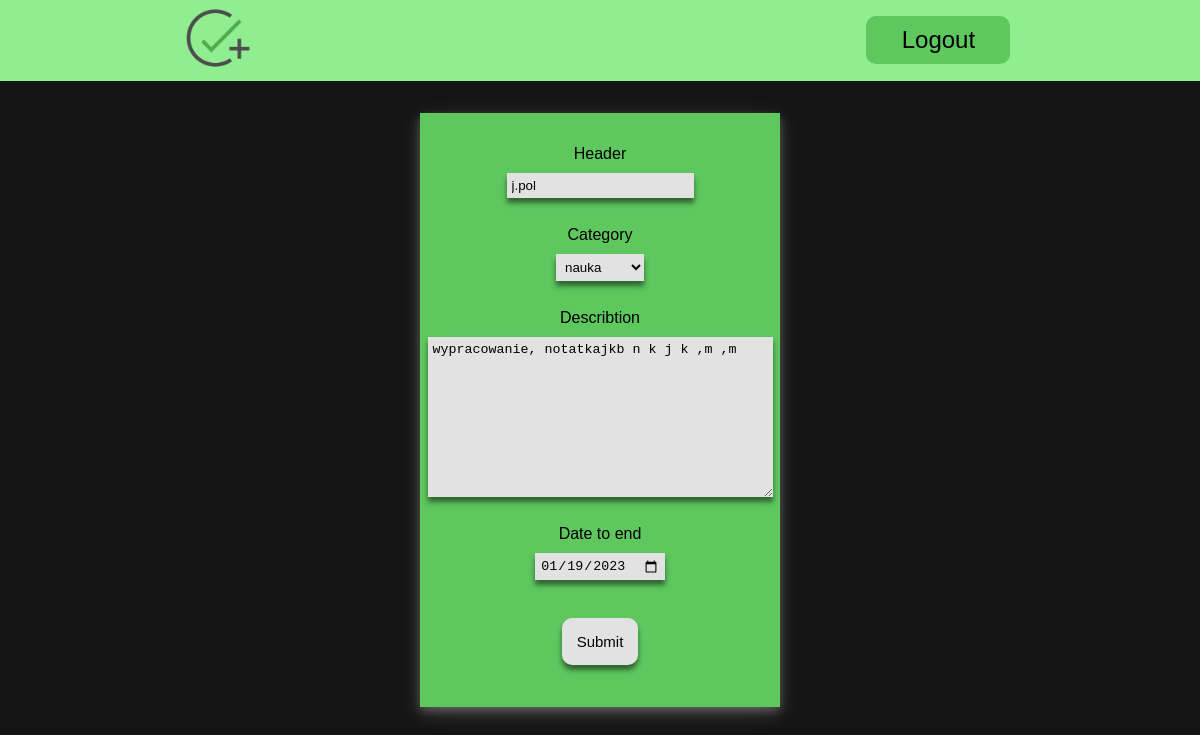
Page /edit/35 (signed in) on the committed database.
### to_do_list/models.py (models this page shows, shortened)
class Task(models.Model):
    header=models.CharField(max_length=50)
    describtion=models.TextField(null=True)
    end_date=models.DateField(null=True)
    category=models.ForeignKey(Category,null=True,on_delete=models.CASCADE,)
    user=models.ForeignKey(User,on_delete=models.CASCADE,null=True)

### to_do_list/views.py (the view)
# urls.py: path('edit/<str:pk>',edit,name='edit'),
@login_required(login_url='login')
def edit(request,pk):
    if request.method=='POST':
        task=Task.objects.filter(id=pk,user=request.user)
        EditForm=NewTaskForm(request.POST)
        if EditForm.is_valid():
            header=request.POST['header']
            describtion=request.POST['describtion']
            end_date=request.POST['end_date']
            category_number=request.POST['category']
            if category_number != '':
                category=Category.objects.get(id=category_number)
                validator(request,end_date,task,header,category,describtion)
            else:
                validator(request,end_date,task,header,None,describtion)
            return redirect('index')
        else:
            task=Task.objects.get(id=pk,user=request.user)
            EditForm=NewTaskForm(initial=[{'header':task.header,'describtion':task.describtion,'end_date':task.end_date,'category':task.category}])
            return render(request,'edit.html',{'form':EditForm})
    elif request.method=='GET':
        task=Task.objects.get(id=pk,user=request.user)
        EditForm=NewTaskForm(initial={'header':task.header,'describtion':task.describtion,'end_date':task.end_date,'category':task.category})
        return render(request,'edit.html',{'form':EditForm})
    return redirect('index')

### to_do_list/forms.py
class NewTaskForm(Form):
    header=CharField(max_length=50)
    category=ModelChoiceField(queryset=Category.objects.all(),empty_label='None',required=False)
    describtion=CharField(widget=Textarea,required=False)
    end_date=DateField(label='Date to end',widget=MyDateInput,required=False,initial=datetime.now)

### to_do_list/models.py (called while the page is built)
    def __str__(self):
        return self.name

### templates/edit.html (shortened to what this page needs)
{% extends 'index.html' %}
{% block content %}
    <form action="" method="post">
        {% for field in form %}
        {{ field.label }} <br>
        {{ field }} <br>
        {% endfor %}
        <input type="submit" class="button">
    </form>
{% endblock %}

### static/style.css (style rules this page uses)
* { box-sizing: border-box; }
html, body { font-family:'Franklin Gothic Medium', Arial, sans-serif; margin: 0; padding: 0; height: 100%; background-color: rgb(20, 20, 20); }
form { margin-top: 1em; padding: 2em; box-shadow: 0 4px 8px 0 rgba(255, 255, 255, 0.2), 0 6px 20px 0 rgba(255, 255, 255, 0.19); background-color: rgb(94, 199, 94); display: flex; justify-content: center; align-items: center; flex-direction: column; width: 30%; color: black; }
input, textarea, select { background-color: rgb(226, 226, 226); border: none; padding: 5px; margin: 10px; box-shadow: 0 5px 5px 0 rgba(0, 0, 0, 0.5); }
input[type=submit] { color: black; border-radius: 10px; border: none; padding: 1em; font-size: 15px; cursor: pointer; }

### rows in the picture
Task: form "j.pol" "nauka" "wypracowanie, notatkajkb n k j k ,m ,m" "01/19/2023"

### other values in the picture
{{ field.label }} "Header" "Category" "Describtion" "Date to end"
